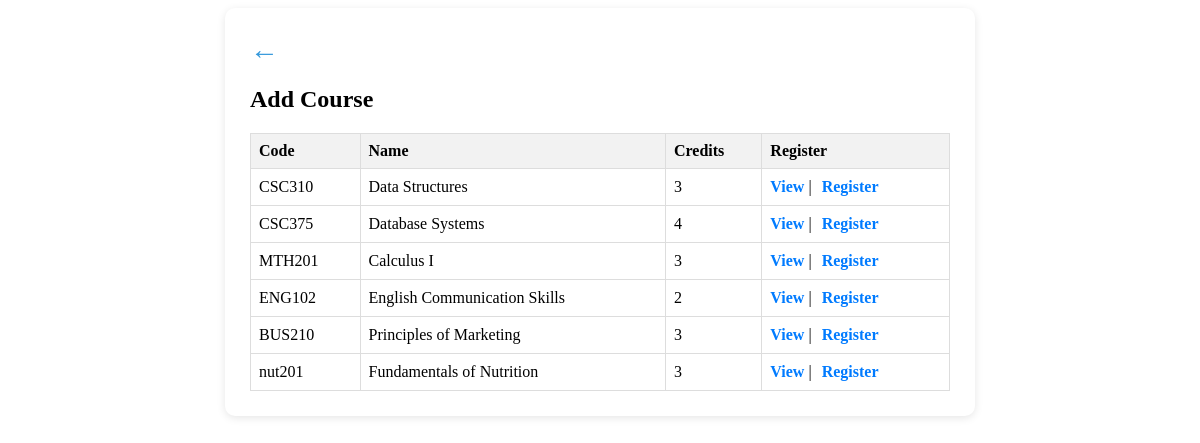
/controller/RegistrationController.php?action=registerTableView&student_id=9, run on the app's committed database.
### tables this page shows
CREATE TABLE IF NOT EXISTS `courses` (
  `id` int NOT NULL AUTO_INCREMENT,
  `course_code` varchar(20) NOT NULL,
  `course_name` varchar(100) NOT NULL,
  `description` text,
  `credits` int DEFAULT '3',
  `created_at` datetime DEFAULT CURRENT_TIMESTAMP,
  `updated_at` datetime DEFAULT CURRENT_TIMESTAMP ON UPDATE CURRENT_TIMESTAMP,
  PRIMARY KEY (`id`),
  UNIQUE KEY `course_code` (`course_code`),
  UNIQUE KEY `course_name` (`course_name`)
);

### models/Student.php (called while the page is built, shortened)
<?php
class Student
{
    private $pdo;
    public function __construct($pdo)
    {
        $this->pdo = $pdo;
    }
    public function getCoursesNotIn($student_id)
    {
        try {
            $stmt = $this->pdo->prepare("
                SELECT c.*
                FROM courses c
                WHERE c.id NOT IN (
                    SELECT course_id
                    FROM registrations
                    WHERE student_id = ?
                )
            ");
            $stmt->execute([$student_id]);
            return ['success' => $stmt->fetchAll(PDO::FETCH_ASSOC)];
        } catch (PDOException $e) {
            return ['error' => $e->getMessage()];
        }
    }
}

### views/add_course_to_student.php (the view, shortened to what this page needs)
<!DOCTYPE html>
<html>
<head>
    <link rel="stylesheet" href="../css/addstoc.css">
</head>
<body>
    <div class="course-details">
        <a href='../controller/StudentController.php?action=details&id=<?= $student_id ?>' class="back-arrow" aria-label="Go back to student details">&#8592;</a>
        <h2>Add Course</h2>
        <?php if (empty($unregisteredCourses)): ?>
            <p>All courses are already registered for this student.</p>
        <?php else: ?>
            <table>
                <thead>
                    <tr>
                        <th>Code</th>
                        <th>Name</th>
                        <th>Credits</th>
                        <th>Register</th>
                    </tr>
                </thead>
                <tbody>
                    <?php foreach ($unregisteredCourses as $course): ?>
                        <tr>
                            <td><?= htmlspecialchars($course['course_code']) ?></td>
                            <td><?= htmlspecialchars($course['course_name']) ?></td>
                            <td><?= htmlspecialchars($course['credits']) ?></td>
                            <td>
                                <a href='../controller/CourseController.php?action=details&id=<?= $course['id'] ?>' class="edit">View</a> |
                                <form method="POST" style="display:inline;" action="../controller/RegistrationController.php?action=register&student_id=<?= $student_id ?>">
                                    <button type="submit" class="edit">Register</button>
                                </form>
                            </td>
                        </tr>
                    <?php endforeach; ?>
                </tbody>
            </table>
        <?php endif; ?>
    </div>
</body>
</html>

### css/addstoc.css (style rules this page uses)
table { width: 100%; border-collapse: collapse; margin-top: 16px; }
th, td { border: 1px solid #ddd; padding: 8px; text-align: left; }
th { background-color: #f2f2f2; }
.edit { display: inline; border: none; appearance: none; color: #007bff; background-color: white; font-size: medium; font-weight: bold; text-decoration: none; font-family: auto; }
.course-details { max-width: 700px; margin: auto; background: white; padding: 25px; border-radius: 10px; box-shadow: 0 2px 8px rgba(0, 0, 0, 0.1); }
.back-arrow { display: inline-block; font-size: 1.8em; color: #3498db; text-decoration: none; cursor: pointer; }

### data on the page
courses: course_code "CSC310", course_name "Data Structures", credits "3"
courses: course_code "CSC375", course_name "Database Systems", credits "4"
courses: course_code "MTH201", course_name "Calculus I", credits "3"
courses: course_code "ENG102", course_name "English Communication Skills", credits "2"
courses: course_code "BUS210", course_name "Principles of Marketing", credits "3"
courses: course_code "nut201", course_name "Fundamentals of Nutrition", credits "3"
